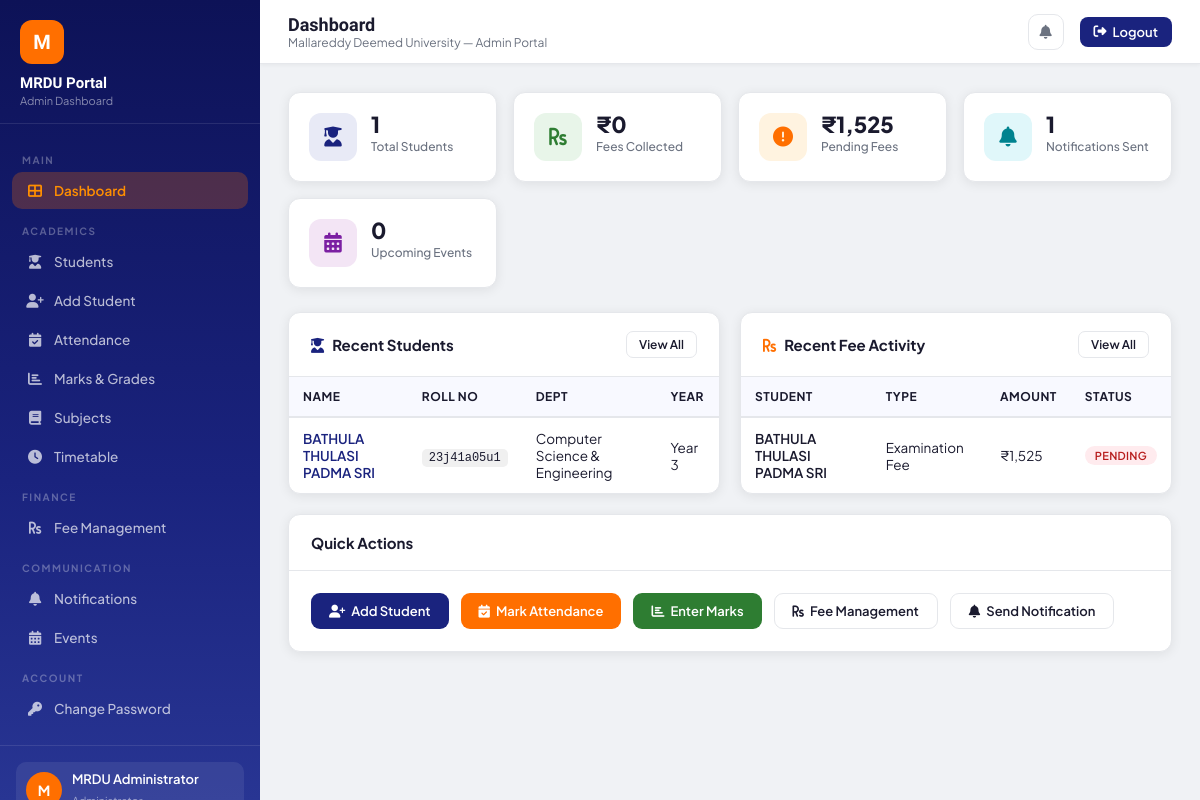
The page /admin/dashboard (signed in) on the database its author committed.
### models.py (models this page shows, shortened)
class User(UserMixin, db.Model):
    __tablename__ = 'users'
    id = db.Column(db.Integer, primary_key=True)
    username = db.Column(db.String(50), unique=True, nullable=False)
    email = db.Column(db.String(120), unique=True, nullable=False)
    password_hash = db.Column(db.String(256), nullable=False)
    role = db.Column(db.String(20), nullable=False, default='student')
    full_name = db.Column(db.String(100), nullable=False)
    is_active = db.Column(db.Boolean, default=True)
    created_at = db.Column(db.DateTime, default=datetime.utcnow)
    student_profile = db.relationship('Student', backref='user', uselist=False)
    admin_profile = db.relationship('Admin', backref='user', uselist=False)

class Student(db.Model):
    __tablename__ = 'students'
    id = db.Column(db.Integer, primary_key=True)
    user_id = db.Column(db.Integer, db.ForeignKey('users.id'), nullable=False)
    roll_number = db.Column(db.String(20), unique=True, nullable=False)
    admission_number = db.Column(db.String(20), unique=True)
    date_of_birth = db.Column(db.Date)
    gender = db.Column(db.String(10))
    phone = db.Column(db.String(15))
    address = db.Column(db.Text)
    city = db.Column(db.String(50))
    state = db.Column(db.String(50))
    pincode = db.Column(db.String(10))
    blood_group = db.Column(db.String(5))
    department = db.Column(db.String(100))
    course = db.Column(db.String(100))
    year = db.Column(db.Integer)
    semester = db.Column(db.Integer)
    section = db.Column(db.String(5))
    admission_date = db.Column(db.Date, default=datetime.utcnow)
    photo_url = db.Column(db.String(200))
    parent_name = db.Column(db.String(100))
    parent_phone = db.Column(db.String(15))
    parent_email = db.Column(db.String(120))
    parent_relation = db.Column(db.String(30))
    attendances = db.relationship('Attendance', backref='student', lazy=True)
    marks = db.relationship('Mark', backref='student', lazy=True)
    fees = db.relationship('Fee', backref='student', lazy=True)

class Fee(db.Model):
    __tablename__ = 'fees'
    id = db.Column(db.Integer, primary_key=True)
    student_id = db.Column(db.Integer, db.ForeignKey('students.id'), nullable=False)
    fee_type = db.Column(db.String(50))
    amount = db.Column(db.Float, nullable=False)
    amount_paid = db.Column(db.Float, default=0)
    due_date = db.Column(db.Date)
    paid_date = db.Column(db.DateTime)
    status = db.Column(db.String(20), default='pending')
    transaction_id = db.Column(db.String(50))
    receipt_number = db.Column(db.String(30))
    academic_year = db.Column(db.String(10))
    remarks = db.Column(db.String(200))
    created_at = db.Column(db.DateTime, default=datetime.utcnow)

### routes/admin.py (the view)
@admin.route('/dashboard')
@login_required
@admin_required
def dashboard():
    total_due = db.session.query(db.func.sum(Fee.amount)).scalar() or 0
    total_paid = db.session.query(db.func.sum(Fee.amount_paid)).scalar() or 0
    stats = {
        'total_students': Student.query.count(),
        'total_fees_collected': total_paid,
        'pending_fees': total_due - total_paid,
        'notifications_sent': Notification.query.count(),
        'upcoming_events': Event.query.filter(Event.start_date >= datetime.utcnow()).count(),
    }
    recent_students = Student.query.order_by(Student.id.desc()).limit(5).all()
    recent_fees = Fee.query.order_by(Fee.created_at.desc()).limit(5).all()
    upcoming_events = Event.query.filter(Event.start_date >= datetime.utcnow()).order_by(Event.start_date).limit(4).all()
    return render_template('admin/dashboard.html', stats=stats,
                           recent_students=recent_students, recent_fees=recent_fees,
                           upcoming_events=upcoming_events)

### models.py (called while the page is built)
@login_manager.user_loader
def load_user(user_id):
    return User.query.get(int(user_id))

### routes/admin.py (called while the page is built)
def admin_required(f):
    @wraps(f)
    def decorated(*args, **kwargs):
        if not current_user.is_authenticated or current_user.role != 'admin':
            flash('Access denied. Admin privileges required.', 'danger')
            return redirect(url_for('auth.login'))
        return f(*args, **kwargs)
    return decorated

### templates/admin/dashboard.html (shortened to what this page needs)
{% extends "admin/base_admin.html" %}
{% block page_title %}Dashboard{% endblock %}
{% block content %}
<div class="stat-grid">
  <div class="stat-card">
    <div class="stat-icon ic-blue"><i class="fas fa-user-graduate"></i></div>
    <div>
      <h4>{{ stats.total_students }}</h4>
      <p>Total Students</p>
    </div>
  </div>
  <div class="stat-card">
    <div class="stat-icon ic-green"><i class="fas fa-rupee-sign"></i></div>
    <div>
      <h4>₹{{ "{:,.0f}".format(stats.total_fees_collected) }}</h4>
      <p>Fees Collected</p>
    </div>
  </div>
  <div class="stat-card">
    <div class="stat-icon ic-orange"><i class="fas fa-exclamation-circle"></i></div>
    <div>
      <h4>₹{{ "{:,.0f}".format(stats.pending_fees) }}</h4>
      <p>Pending Fees</p>
    </div>
  </div>
  <div class="stat-card">
    <div class="stat-icon ic-teal"><i class="fas fa-bell"></i></div>
    <div>
      <h4>{{ stats.notifications_sent }}</h4>
      <p>Notifications Sent</p>
    </div>
  </div>
  <div class="stat-card">
    <div class="stat-icon ic-purple" style="background:#f3e5f5;color:#7b1fa2"><i class="fas fa-calendar-alt"></i></div>
    <div>
      <h4>{{ stats.upcoming_events }}</h4>
      <p>Upcoming Events</p>
    </div>
  </div>
</div>
<div class="grid-2">
  <div class="card">
    <div class="card-header">
      <h3><i class="fas fa-user-graduate" style="color:var(--primary);margin-right:8px"></i>Recent Students</h3>
      <a href="{{ url_for('admin.students') }}" class="btn btn-outline btn-sm">View All</a>
    </div>
    <div class="table-wrap">
      <table>
        <thead><tr><th>Name</th><th>Roll No</th><th>Dept</th><th>Year</th></tr></thead>
        <tbody>
          {% for s in recent_students %}
          <tr>
            <td><a href="{{ url_for('admin.view_student', sid=s.id) }}" style="color:var(--primary);font-weight:600;text-decoration:none">{{ s.user.full_name }}</a></td>
            <td><code style="background:#f0f0f0;padding:2px 7px;border-radius:5px;font-size:12px">{{ s.roll_number }}</code></td>
            <td>{{ s.department or '—' }}</td>
            <td>Year {{ s.year }}</td>
          </tr>
          {% else %}
          <tr><td colspan="4" style="text-align:center;color:var(--text-muted);padding:20px">No students yet</td></tr>
          {% endfor %}
        </tbody>
      </table>
    </div>
  </div>
  <div class="card">
    <div class="card-header">
      <h3><i class="fas fa-rupee-sign" style="color:var(--accent);margin-right:8px"></i>Recent Fee Activity</h3>
      <a href="{{ url_for('admin.fees') }}" class="btn btn-outline btn-sm">View All</a>
    </div>
    <div class="table-wrap">
      <table>
        <thead><tr><th>Student</th><th>Type</th><th>Amount</th><th>Status</th></tr></thead>
        <tbody>
          {% for f in recent_fees %}
          <tr>
            <td style="font-weight:600">{{ f.student.user.full_name }}</td>
            <td>{{ f.fee_type }}</td>
            <td>₹{{ "{:,.0f}".format(f.amount) }}</td>
            <td>
              <span class="badge badge-{{ 'success' if f.status == 'paid' else 'warning' if f.status == 'partial' else 'danger' }}">{{ f.status }}</span>
            </td>
          </tr>
          {% else %}
          <tr><td colspan="4" style="text-align:center;color:var(--text-muted);padding:20px">No fee records yet</td></tr>
          {% endfor %}
        </tbody>
      </table>
    </div>
  </div>
</div>
<div class="card mt-3">
  <div class="card-header"><h3>Quick Actions</h3></div>
  <div class="card-body" style="display:flex;gap:12px;flex-wrap:wrap">
    <a href="{{ url_for('admin.add_student') }}" class="btn btn-primary"><i class="fas fa-user-plus"></i> Add Student</a>
    <a href="{{ url_for('admin.attendance') }}" class="btn btn-accent"><i class="fas fa-calendar-check"></i> Mark Attendance</a>
    <a href="{{ url_for('admin.marks') }}" class="btn btn-success"><i class="fas fa-chart-bar"></i> Enter Marks</a>
    <a href="{{ url_for('admin.fees') }}" class="btn btn-outline"><i class="fas fa-rupee-sign"></i> Fee Management</a>
    <a href="{{ url_for('admin.notifications') }}" class="btn btn-outline"><i class="fas fa-bell"></i> Send Notification</a>
  </div>
</div>
{% endblock %}

### templates/admin/base_admin.html
{% extends "base.html" %}
{% block body %}
<div class="sidebar">
  <div class="sidebar-brand">
    <div class="logo-circle">M</div>
    <h2>MRDU Portal</h2>
    <p>Admin Dashboard</p>
  </div>
  <nav>
    <div class="nav-section">Main</div>
    <a href="{{ url_for('admin.dashboard') }}" class="nav-item"><i class="fas fa-th-large"></i> Dashboard</a>
    <div class="nav-section">Academics</div>
    <a href="{{ url_for('admin.students') }}" class="nav-item"><i class="fas fa-user-graduate"></i> Students</a>
    <a href="{{ url_for('admin.add_student') }}" class="nav-item"><i class="fas fa-user-plus"></i> Add Student</a>
    <a href="{{ url_for('admin.attendance') }}" class="nav-item"><i class="fas fa-calendar-check"></i> Attendance</a>
    <a href="{{ url_for('admin.marks') }}" class="nav-item"><i class="fas fa-chart-bar"></i> Marks & Grades</a>
    <a href="{{ url_for('admin.subjects') }}" class="nav-item"><i class="fas fa-book"></i> Subjects</a>
    <a href="{{ url_for('admin.timetable') }}" class="nav-item"><i class="fas fa-clock"></i> Timetable</a>
    <div class="nav-section">Finance</div>
    <a href="{{ url_for('admin.fees') }}" class="nav-item"><i class="fas fa-rupee-sign"></i> Fee Management</a>
    <div class="nav-section">Communication</div>
    <a href="{{ url_for('admin.notifications') }}" class="nav-item"><i class="fas fa-bell"></i> Notifications</a>
    <a href="{{ url_for('admin.events') }}" class="nav-item"><i class="fas fa-calendar-alt"></i> Events</a>
    <div class="nav-section">Account</div>
    <a href="{{ url_for('auth.change_password') }}" class="nav-item"><i class="fas fa-key"></i> Change Password</a>
  </nav>
  <div class="sidebar-footer">
    <div class="user-card">
      <div class="user-avatar">{{ current_user.full_name[0] }}</div>
      <div class="user-info">
        <p>{{ current_user.full_name }}</p>
        <span>Administrator</span>
      </div>
    </div>
  </div>
</div>
<div class="main-wrap">
  <div class="topbar">
    <div class="topbar-left">
      <h1>{% block page_title %}Dashboard{% endblock %}</h1>
      <p>Mallareddy Deemed University — Admin Portal</p>
    </div>
    <div class="topbar-right">
      <a href="{{ url_for('admin.notifications') }}" class="topbar-btn" title="Notifications"><i class="fas fa-bell"></i></a>
      <a href="{{ url_for('auth.logout') }}" class="logout-btn"><i class="fas fa-sign-out-alt"></i> Logout</a>
    </div>
  </div>
  <div class="content">
    {% block content %}{% endblock %}
  </div>
</div>
{% endblock %}

### rows shown on the page
User: full_name "M", full_name "MRDU Administrator"
Student: user.full_name "BATHULA THULASI PADMA SRI", roll_number "23j41a05u1", department "Computer Science & Engineering", year "3"
Fee: student.user.full_name "BATHULA THULASI PADMA SRI", fee_type "Examination Fee", amount "1,525", status "PENDING"

### other values the page prints
{{ stats.total_students }} "1"
{{ "{:,.0f}".format(stats.total_fees_collected) }} "0"
{{ "{:,.0f}".format(stats.pending_fees) }} "1,525"
{{ stats.notifications_sent }} "1"
{{ stats.upcoming_events }} "0"
